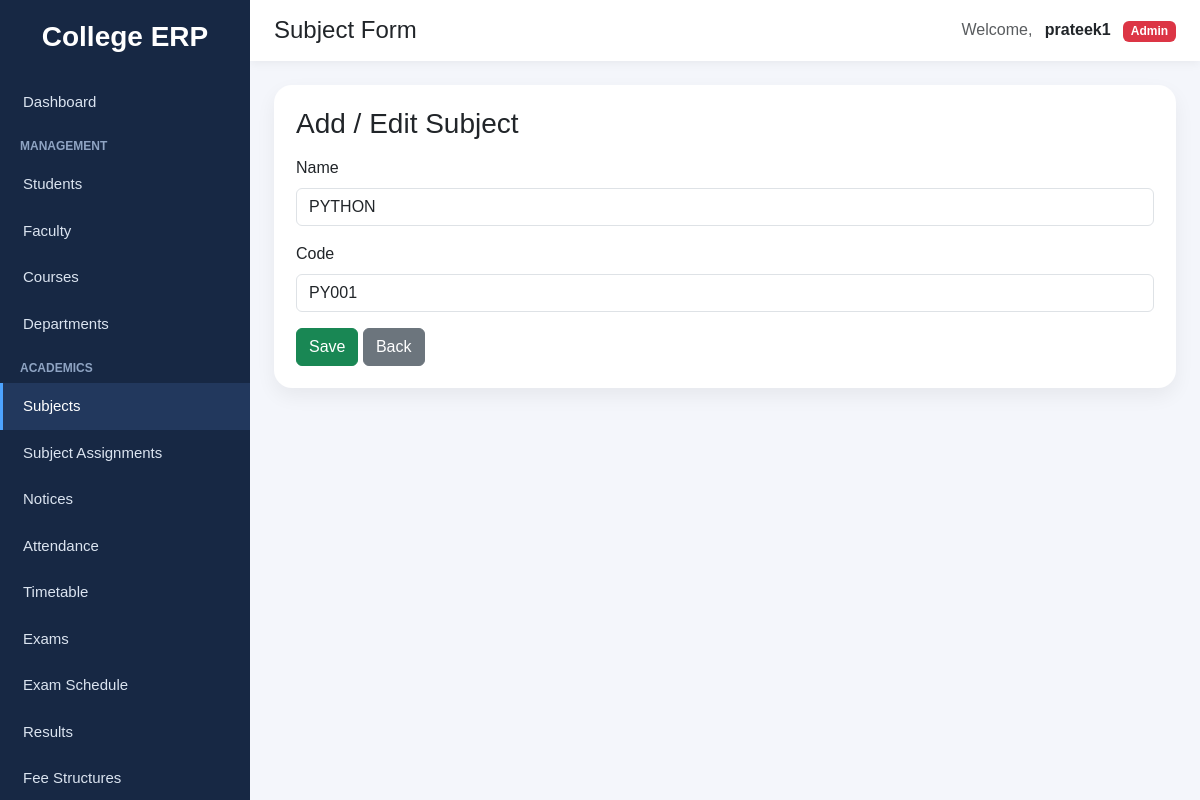
/subjects/edit/9/ (signed in), run on the app's committed database.
### accounts/models.py (models this page shows, shortened)
class CustomUser(AbstractUser):
    ROLE_CHOICES = (
        ("student", "Student"),
        ("faculty", "Faculty"),
        ("admin", "Admin"),
    )
    role = models.CharField(max_length=20, choices=ROLE_CHOICES)
    groups = models.ManyToManyField(
        Group,
        blank=True,
        related_name="customuser_set",
        related_query_name="customuser"
    )
    user_permissions = models.ManyToManyField(
        Permission,
        blank=True,
        related_name="customuser_permissions_set",
        related_query_name="customuser_permission"
    )

### subjects/models.py (models this page shows, shortened)
class Subject(models.Model):
    name = models.CharField(max_length=100)
    code = models.CharField(max_length=20)

### subjects/views.py (the view)
# urls.py: path('edit/<int:pk>/', views.subject_edit, name='subject_edit'),
@login_required
def subject_edit(request, pk):
    if not (is_admin(request.user) or is_faculty(request.user)):
        return redirect('subject_list')
    subject = get_object_or_404(Subject, pk=pk)
    if request.method == 'POST':
        form = SubjectForm(request.POST, instance=subject)
        if form.is_valid():
            form.save()
            messages.success(request, 'Subject updated successfully.')
            return redirect('subject_list')
    else:
        form = SubjectForm(instance=subject)
    return render(request, 'subjects/subject_form.html', {'form': form})

### subjects/forms.py
class SubjectForm(forms.ModelForm):
    class Meta:
        model = Subject
        fields = ['name', 'code']
        widgets = {
            'name': forms.TextInput(attrs={'class': 'form-control'}),
            'code': forms.TextInput(attrs={'class': 'form-control'}),
        }

### notices/context_processors.py (called while the page is built)
def latest_notices(request):
    if not request.user.is_authenticated:
        return {"latest_notices": []}
    notices = get_visible_notices_for_user(request.user)[:5]
    return {"latest_notices": notices}

### notices/views.py (called while the page is built, shortened)
def get_visible_notices_for_user(user):
    notices = Notice.objects.filter(
        is_active=True,
        publish_date__lte=timezone.now()
    ).exclude(
        expiry_date__isnull=False,
        expiry_date__lt=timezone.now()
    )
    if user.is_superuser or getattr(user, "role", None) == "admin":
        return notices.order_by("-publish_date", "-id")

### subjects/views.py (called while the page is built)
def is_admin(user):
    return user.is_superuser or getattr(user, 'role', None) == 'admin'

### subjects/templates/subjects/subject_form.html (shortened to what this page needs)
{% extends "base.html" %}
{% block page_title %}Subject Form{% endblock %}
{% block content %}
<div class="page-card">
    <h3 class="mb-3">Add / Edit Subject</h3>
    <form method="post">
        {% for field in form %}
            <div class="mb-3">
                <label class="form-label">{{ field.label }}</label>
                {{ field }}
            </div>
        {% endfor %}
        <button type="submit" class="btn btn-success">Save</button>
        <a href="{% url 'subject_list' %}" class="btn btn-secondary">Back</a>
    </form>
</div>
{% endblock %}

### templates/base.html (shortened to what this page needs)
<!DOCTYPE html>
<html lang="en">
<head>
    <link href="https://cdn.jsdelivr.net/npm/bootstrap@5.3.3/dist/css/bootstrap.min.css" rel="stylesheet">
</head>
<body>
<div class="sidebar">
    <h3>College ERP</h3>
    {% if request.user.is_authenticated %}
        {% if request.user.is_superuser or request.user.role == 'admin' %}
            <a href="/dashboard/" class="{% if '/dashboard' in request.path or request.path == '/' %}active-link{% endif %}">
                Dashboard
            </a>
            <div class="sidebar-section-title">Management</div>
            <a href="{% url 'student_list' %}" class="{% if '/students/' in request.path %}active-link{% endif %}">
                Students
            </a>
            <a href="{% url 'faculty_list' %}" class="{% if '/faculty/' in request.path %}active-link{% endif %}">
                Faculty
            </a>
            <a href="/courses/" class="{% if '/courses/' in request.path %}active-link{% endif %}">
                Courses
            </a>
            <a href="/departments/" class="{% if '/departments/' in request.path %}active-link{% endif %}">
                Departments
            </a>
            <div class="sidebar-section-title">Academics</div>
            <a href="/subjects/" class="{% if '/subjects/' in request.path and '/subjects/assignments/' not in request.path and '/subjects/my/' not in request.path %}active-link{% endif %}">
                Subjects
            </a>
            <a href="{% url 'subject_assignment_list' %}" class="{% if '/subjects/assignments/' in request.path %}active-link{% endif %}">
                Subject Assignments
            </a>
            <a href="{% url 'notice_list' %}" class="{% if '/notices/' in request.path %}active-link{% endif %}">
                Notices
            </a>
            <a href="{% url 'attendance_list' %}" class="{% if '/attendance/' in request.path %}active-link{% endif %}">
                Attendance
            </a>
            <a href="{% url 'timetable_list' %}" class="{% if '/timetable/' in request.path and '/timetable/faculty/' not in request.path and '/timetable/student/' not in request.path %}active-link{% endif %}">
                Timetable
            </a>
            <a href="/exams/" class="{% if '/exams/' in request.path and '/exams/results/' not in request.path %}active-link{% endif %}">
                Exams
            </a>
            <a href="{% url 'exam_schedule_list' %}" class="{% if '/exams/schedule/' in request.path %}active-link{% endif %}">
                Exam Schedule
            </a>
            <a href="{% url 'result_list' %}" class="{% if '/exams/results/list/' in request.path %}active-link{% endif %}">
                Results
            </a>
            <a href="{% url 'fee_structure_list' %}" class="{% if '/finance/structures/' in request.path %}active-link{% endif %}">
                Fee Structures
            </a>
        {% endif %}
    {% endif %}
</div>
<div class="main-content">
    <div class="topbar d-flex justify-content-between align-items-center">
        <h4 class="mb-0">{% block page_title %}College ERP{% endblock %}</h4>
        <div>
            {% if request.user.is_authenticated %}
                <span class="me-2 text-muted">Welcome,</span>
                <strong>{{ request.user.username }}</strong>
                {% if request.user.is_superuser %}
                    <span class="badge bg-danger ms-2">Admin</span>
                {% elif request.user.role %}
                    <span class="badge bg-primary ms-2">{{ request.user.role|title }}</span>
                {% endif %}
            {% endif %}
        </div>
    </div>
    <div class="content-area">
        {% block content %}{% endblock %}
    </div>
</div>
</body>
</html>

### templates/base.html (style rules this page uses)
body { background-color: #f4f6fb; margin: 0; padding: 0; font-family: Arial, sans-serif; }
.sidebar { width: 250px; min-height: 100vh; background: #172844; color: white; position: fixed; top: 0; left: 0; padding-top: 20px; }
.sidebar h3 { text-align: center; margin-bottom: 25px; font-weight: 700; }
.sidebar a { color: #dbe4f0; text-decoration: none; display: block; padding: 12px 20px; font-size: 15px; border-left: 3px solid transparent; }
.sidebar a:hover, .sidebar a.active-link { background: #22385d; color: white; border-left: 3px solid #4da3ff; }
.sidebar-section-title { font-size: 12px; color: #8fa4c3; padding: 12px 20px 6px; text-transform: uppercase; font-weight: bold; }
.main-content { margin-left: 250px; min-height: 100vh; }
.topbar { background: white; padding: 16px 24px; box-shadow: 0 2px 10px rgba(0,0,0,0.06); }
.content-area { padding: 24px; }
.page-card { background: white; border-radius: 18px; padding: 22px; box-shadow: 0 8px 20px rgba(0,0,0,0.06); }

### data on the page
CustomUser: user.username "prateek1"
Subject: form "PYTHON" "PY001"

### other printed values
{{ field.label }} "Name" "Code"
